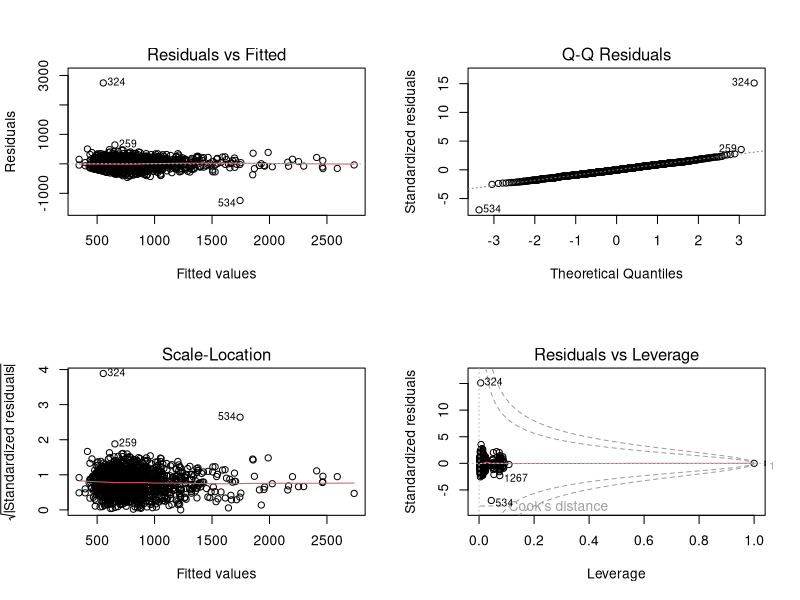
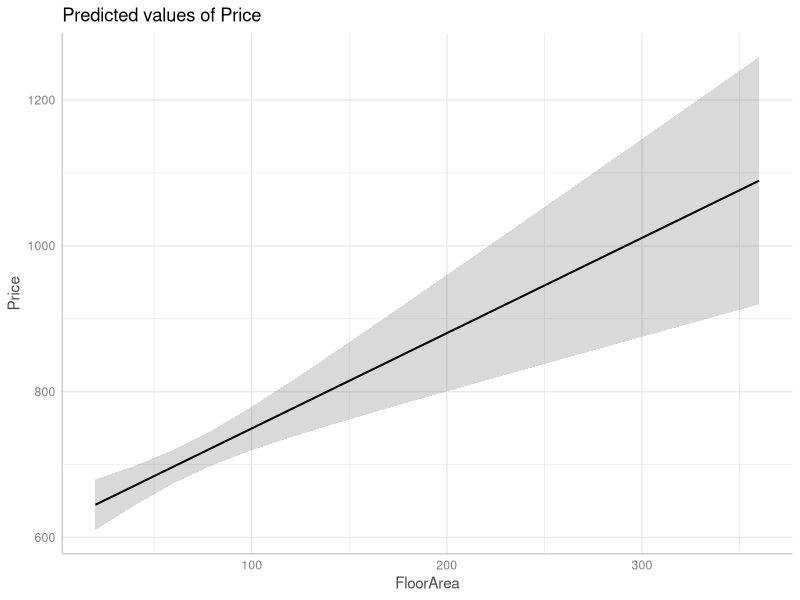
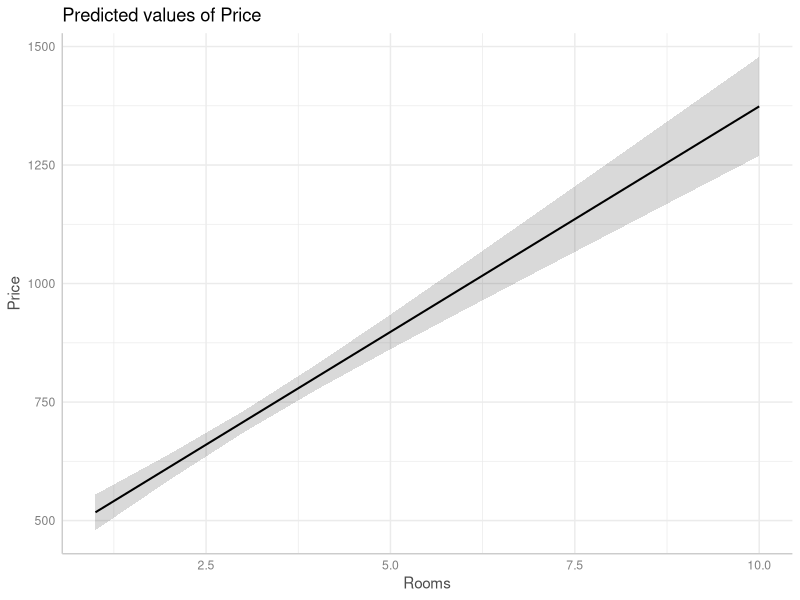
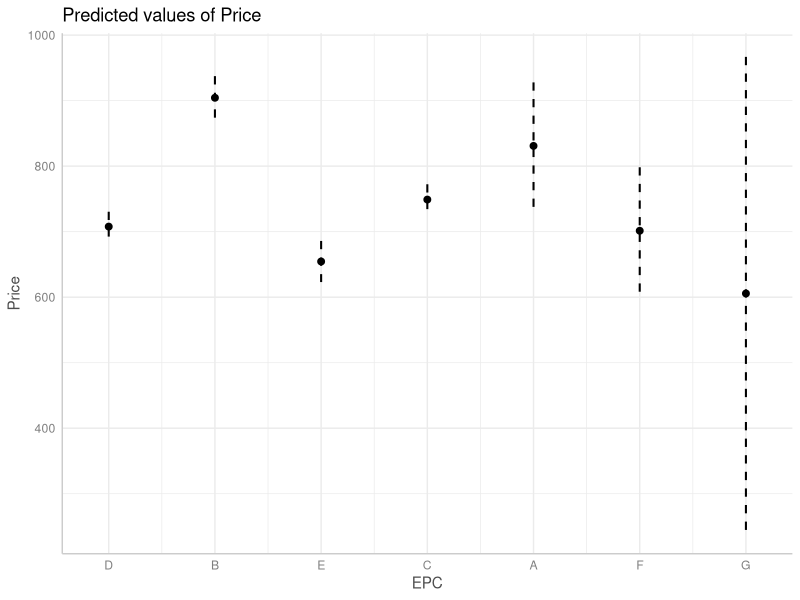
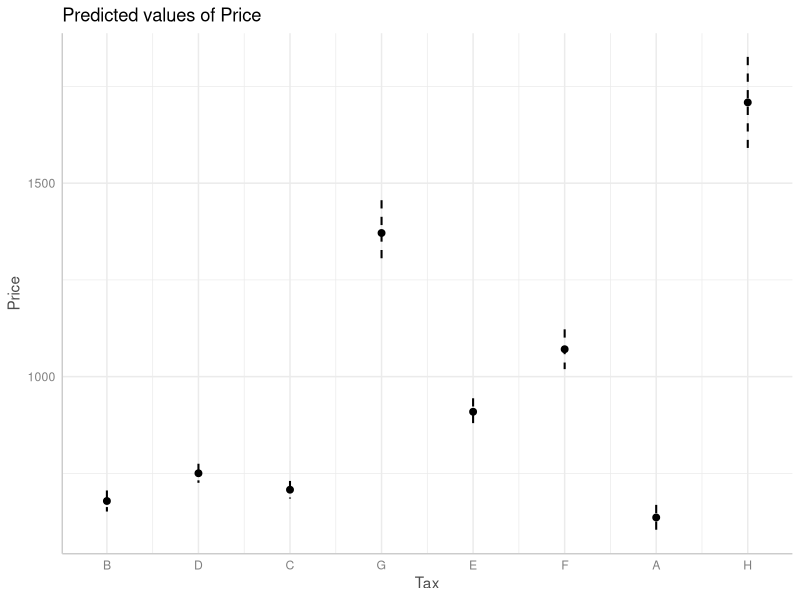
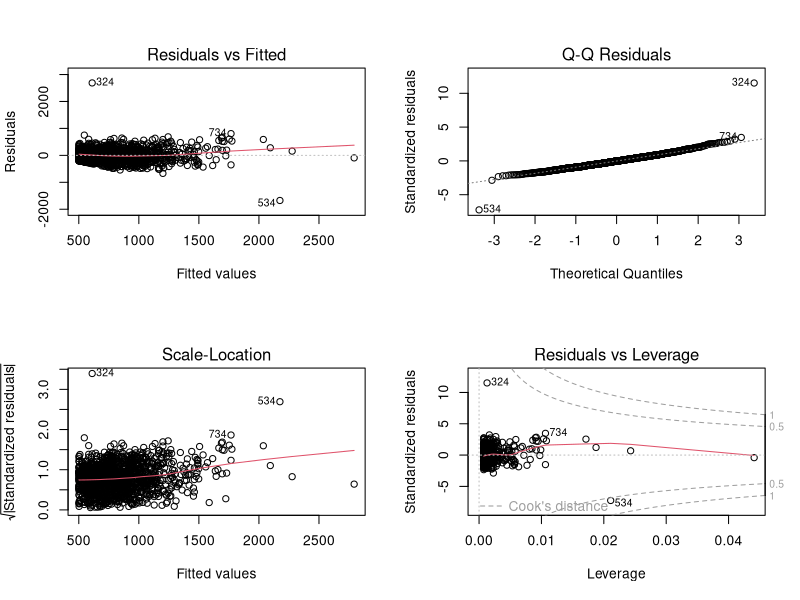
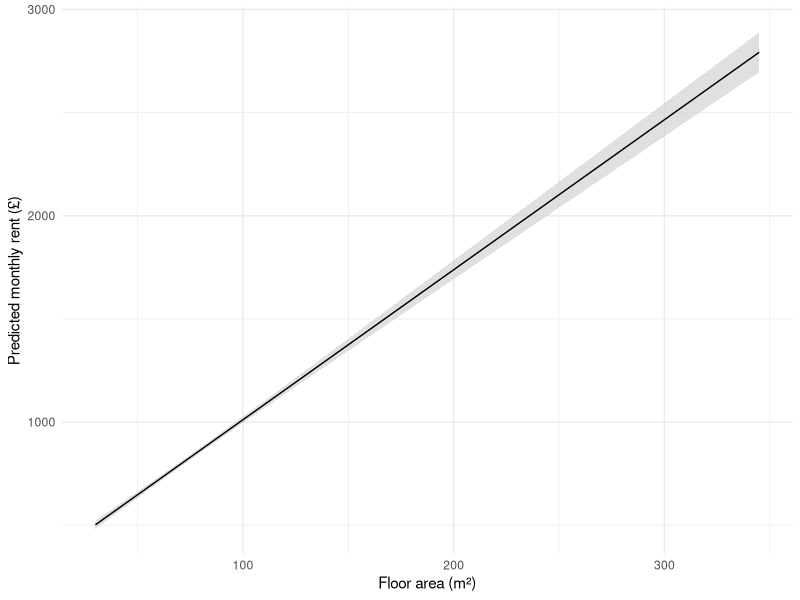

These charts were generated, in order, by the following R code:
## ---- chunk 1
knitr::opts_chunk$set(echo = TRUE, results = "show", fig.show = "show",
                      message = FALSE, warning = FALSE)
library(ggplot2)
abdn <- read.table("../workshop-2/Data/abdn_flats.txt", header = TRUE)
rent_mod <- lm(Price ~ FloorArea + Rooms + EPC + Tax, data = abdn)
rent_causal_mod <- lm(Price ~ FloorArea, data = abdn)

make_download_btn <- function(path, label = NULL) {
  fname <- basename(path)
  if (is.null(label)) label <- paste("Download", fname)
  uri <- xfun::base64_uri(path)
  sprintf('<a href="%s" download="%s" class="ws-download-btn">%s</a>', uri, fname, label)
}
## ---- chunk 2
cat(make_download_btn("../workshop-2/Data/abdn_flats.txt"))
## ---- chunk 3
rent_mod <- lm(Price ~ FloorArea + Rooms + EPC + Tax, data = abdn)
summary(rent_mod)
## ---- chunk 4
par(mfrow = c(2, 2))
plot(rent_mod)
par(mfrow = c(1, 1))
## ---- chunk 5
library(ggeffects)
summary(rent_mod)
preds <- ggpredict(rent_mod)
plot(preds)
## ---- chunk 6
rent_causal_mod <- lm(Price ~ FloorArea, data = abdn)
## ---- chunk 7
par(mfrow = c(2, 2))
plot(rent_causal_mod)
par(mfrow = c(1, 1))
## ---- chunk 8
summary(rent_causal_mod)
## ---- chunk 9
fake <- data.frame(
  FloorArea = seq(from = min(abdn$FloorArea, na.rm = TRUE), to = max(abdn$FloorArea, na.rm = TRUE), length.out = 50)
)
preds <- predict(rent_causal_mod, newdata = fake, se.fit = TRUE)
fake$fit <- preds$fit
fake$low <- preds$fit - preds$se.fit * 1.96
fake$upp <- preds$fit + preds$se.fit * 1.96

ggplot(fake) +
  geom_ribbon(aes(x = FloorArea, ymin = low, ymax = upp), fill = "lightgrey", alpha = 0.7) +
  geom_line(aes(x = FloorArea, y = fit)) +
  labs(x = "Floor area (m²)", y = "Predicted monthly rent (£)") +
  theme_minimal()
